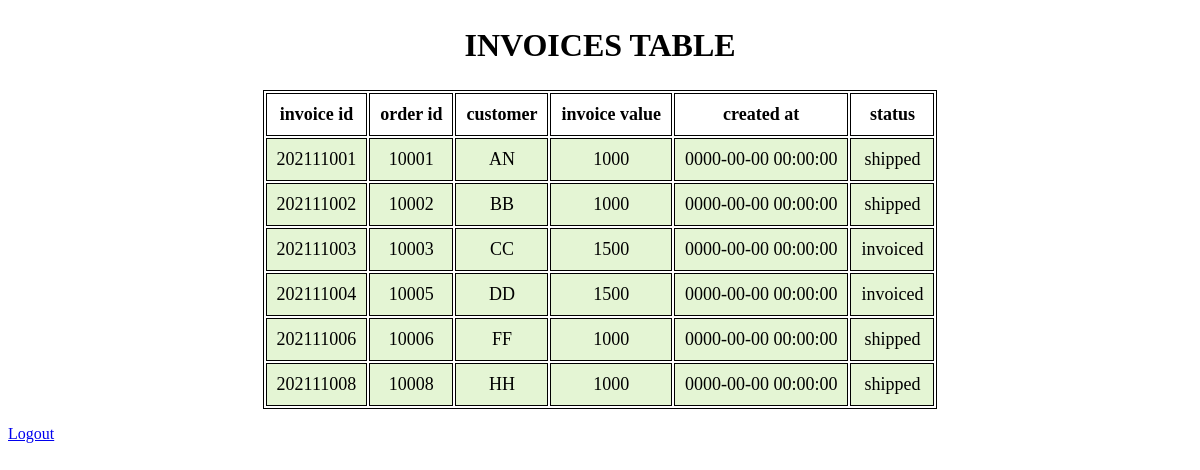
The app's page /invoice.php with its own data.
### tables this page shows
CREATE TABLE `invoice_table` (
  `invoice_id` int(11) NOT NULL,
  `order_id` int(11) NOT NULL,
  `customer` varchar(30) NOT NULL,
  `invoice_value` int(11) NOT NULL,
  `created_at` datetime NOT NULL,
  `status` varchar(30) NOT NULL
);

### invoice.php (the view, shortened to what this page needs)
<?php
include('connection.php');
$sql = "SELECT * FROM invoice_table";
$result = $con->query($sql);
?>
<!DOCTYPE html>
<html lang="en">
<head>
</head>
<body>
	<section>
		<h1>INVOICES TABLE</h1>
		<table>
			<tr>
				<th>invoice id</th>
				<th>order id</th>
				<th>customer</th>
				<th>invoice value </th>
				<th>created at</th>
				<th>status</th>
			</tr>
			<?php
				while($rows=$result->fetch_assoc())
				{
			?>
			<tr>
				<td><?php echo $rows['invoice_id'];?></td>
				<td><?php echo $rows['order_id'];?></td>
				<td><?php echo $rows['customer'];?></td>
				<td><?php echo $rows['invoice_value'];?></td>
				<td><?php echo $rows['created_at'];?></td>
				<td><?php echo $rows['status'];?></td>
			</tr>
			<?php
				}
			?>
		</table>
	</section>
	<p><a href="logout.php" class="f90-logout-button">Logout</a></p>
</body>
</html>

### invoice.php (style rules this page uses)
table { margin: 0 auto; font-size: large; border: 1px solid black; }
h1 { text-align: center; color: black; font-size: xx-large; font-family: 'Gill Sans', 'Gill Sans MT', ' Calibri', 'Trebuchet MS', 'sans-serif'; }
td { background-color: #E4F5D4; border: 1px solid black; }
th, td { font-weight: bold; border: 1px solid black; padding: 10px; text-align: center; }
td { font-weight: lighter; }

### records on screen
invoice_table: invoice_id "202111001", order "10001", customer "AN", invoice_value "1000", created_at "0000-00-00 00:00:00", status "shipped"
invoice_table: invoice_id "202111002", order "10002", customer "BB", invoice_value "1000", created_at "0000-00-00 00:00:00", status "shipped"
invoice_table: invoice_id "202111003", order "10003", customer "CC", invoice_value "1500", created_at "0000-00-00 00:00:00", status "invoiced"
invoice_table: invoice_id "202111004", order "10005", customer "DD", invoice_value "1500", created_at "0000-00-00 00:00:00", status "invoiced"
invoice_table: invoice_id "202111006", order "10006", customer "FF", invoice_value "1000", created_at "0000-00-00 00:00:00", status "shipped"
invoice_table: invoice_id "202111008", order "10008", customer "HH", invoice_value "1000", created_at "0000-00-00 00:00:00", status "shipped"
